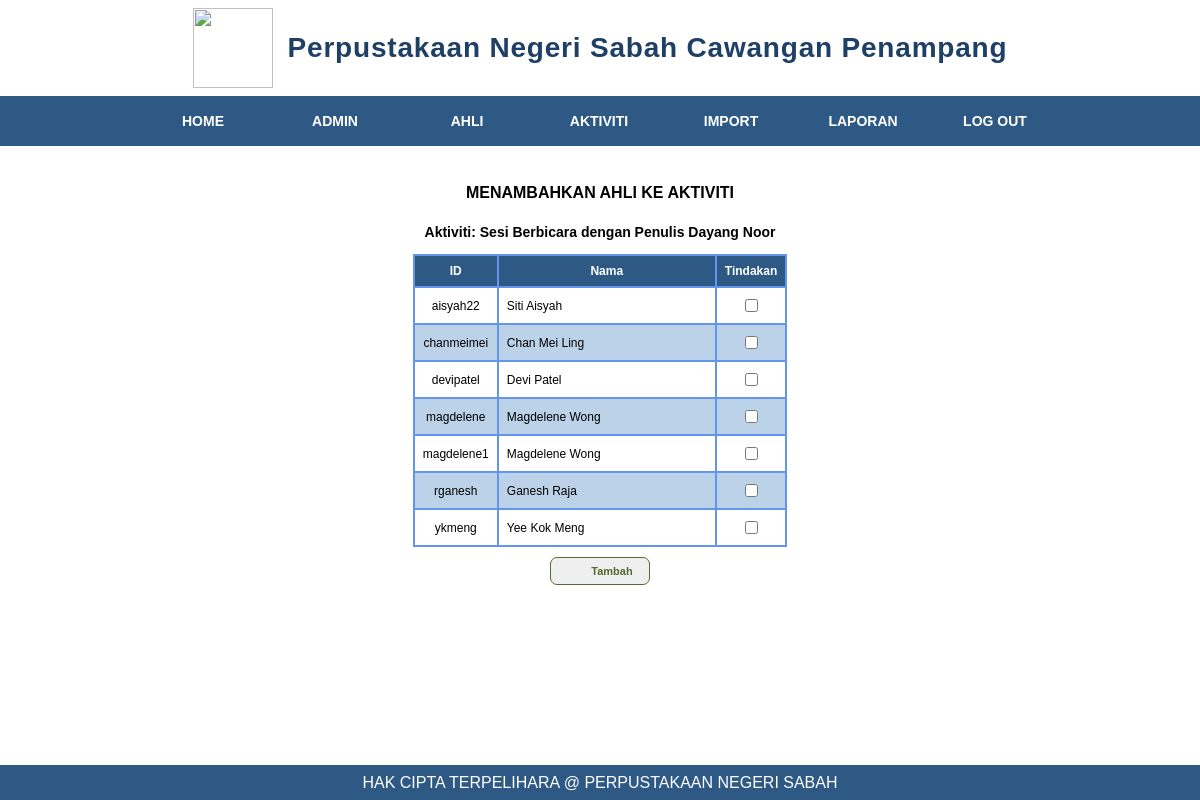
Screenshot of /kehadiran_ahli.php?idaktiviti=A2 with the database file from the repository.
### tables this page shows
CREATE TABLE `aktiviti` (
  `idaktiviti` varchar(3) NOT NULL,
  `namaaktiviti` varchar(50) NOT NULL,
  `tempat` varchar(30) NOT NULL,
  `tarikhmasa` datetime NOT NULL,
  `gambar` varchar(30) NOT NULL,
  `idadmin` varchar(3) NOT NULL
);

CREATE TABLE `ahli` (
  `idahli` varchar(15) NOT NULL,
  `password` varchar(30) NOT NULL,
  `namaahli` varchar(30) NOT NULL
);

### kehadiran_ahli.php (the view, shortened to what this page needs)
<?php
include("sambungan.php");
include("admin_menu.php");
?>
<link rel="stylesheet" href="aasenarai.css">
<link rel="stylesheet" href="aabutton.css">
<main>
    <form action="kehadiran_insert.php" method="post">
        <table>
            <tr>
                <th>ID</th>
                <th>Nama</th>
                <th>Tindakan</th>
            </tr>
            <?php
                if(isset($_GET['idaktiviti']))
                    $idaktiviti = $_GET['idaktiviti'];
                $sql = "select * from aktiviti where idaktiviti = '$idaktiviti'";
                $result = mysqli_query($sambungan, $sql);
                $aktiviti = mysqli_fetch_array($result);
                $namaaktiviti = $aktiviti["namaaktiviti"];
                echo "<div class='laporan'>
                <h3 class='tajuk'>MENAMBAHKAN AHLI KE AKTIVITI</h3>
                <h3 class='laporan'>Aktiviti: $namaaktiviti<br>
                </div>";
                $sql = "select * from ahli where idahli
                    NOT IN (SELECT idahli FROM kehadiran WHERE idaktiviti = '$idaktiviti');";
                $result = mysqli_query($sambungan, $sql);
                while($ahli = mysqli_fetch_array($result)){
                    echo "<tr><td>$ahli[idahli]</td>
                    <td class='nama'>$ahli[namaahli]</td>
                    <td><input type='checkbox' name='$ahli[idahli]'></td></tr>";
                }
            ?>
        </table>
        <center>
            <button class="tambah" type="submit" name="submit">Tambah</button>
        </center>
    </form>
</main>
<?php
include("footer.php");
?>

### aamenu.css (style rules this page uses)
main { display: block; padding-bottom: 40px; }

### aasenarai.css (style rules this page uses)
table { font-family: 'Poppins', sans-serif; font-size: 12px; font-weight: normal; text-align: center; margin: 0px auto; border-collapse: collapse; clear: left; }
h3 { font-family: 'Poppins', sans-serif; }
h3.tajuk { font-size: 16px; padding: 8px; margin: 0px auto; border-radius: 10px; color: black; margin-top: 30px; }
h3.laporan { font-size: 14px; color: black; }
div.laporan { width: 100%; text-align: center; }
td,th { padding: 8px; border: 2px solid cornflowerblue; }
td.nama { width: 200px; text-align: left; }
tr:nth-child(odd) { background-color: #BCD2E8; }
tr:nth-child(even) { background-color: white; }
th { font-weight: bold; color: white; background-color: #2e5984; }

### aabutton.css (style rules this page uses)
button { font-family: 'Poppins', sans-serif; font-weight: bold; font-size: 11px; text-align: center; color: darkolivegreen; width: 100px; padding: 7px 8px 7px 32px; border: 1px solid darkolivegreen; border-radius: 7px; margin-top: 10px; background-position: 5px; background-size: 35px; background-repeat: no-repeat; }
button.tambah { background-image: url(imej/tambah.png); }

### rows the page displays
aktiviti: namaaktiviti "Sesi Berbicara dengan Penulis Dayang Noor"
ahli: idahli "aisyah22", namaahli "Siti Aisyah"
ahli: idahli "chanmeimei", namaahli "Chan Mei Ling"
ahli: idahli "devipatel", namaahli "Devi Patel"
ahli: idahli "magdelene", namaahli "Magdelene Wong"
ahli: idahli "magdelene1", namaahli "Magdelene Wong"
ahli: idahli "rganesh", namaahli "Ganesh Raja"
ahli: idahli "ykmeng", namaahli "Yee Kok Meng"
